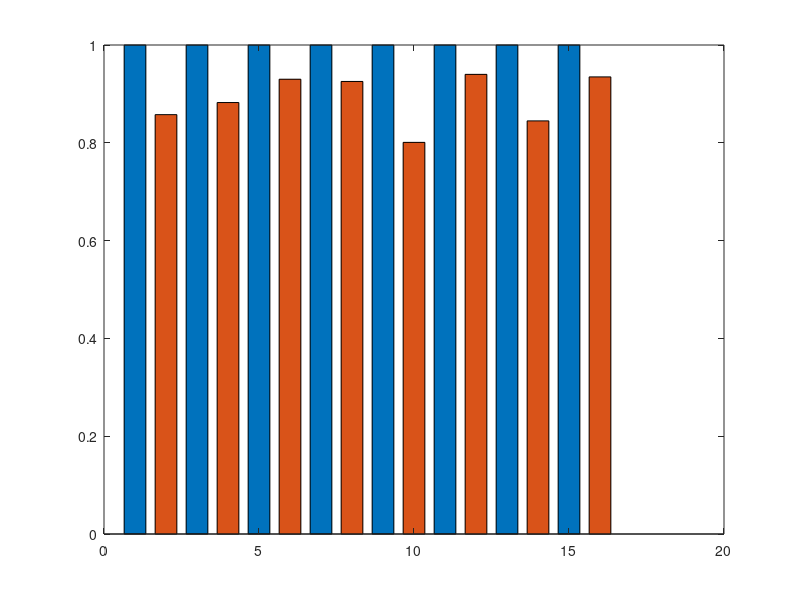

MATLAB code for this plot: (Note: this script raises an error after producing the figure.)
figure

current_r1 = [7.0108 0 8.5 0 4.7956 0 5.6912 0 5.5685 0 3.9318 0 5.8 0 9.2 0];
current_r2 = [0 6.0124/7.0108 0 7.5/8.5 0 4.46/4.7956 0 5.2670/5.6912 0 4.4597/5.5685 0 3.6957/3.9318 0 4.9/5.8 0 8.6/9.2];
current_r1 = [1 0 1 0 1 0 1 0 1 0 1 0 1 0 1 0];


y= [current_r1' current_r2']



b = bar(y,0.7,'stacked');


b(1).FaceColor = [8 108 162]./255;
b(2).FaceColor = [194 24 24]./255;
yl = ylabel({'Max Residual Current(A)'});
set(yl,'fontsize',20,'Rotation',90);;
set(yl, 'fontname', 'Arial');

set(gca, 'fontsize', 16);
set(gca, 'linewidth',1);
grid on


legend('Before Power-aware Instruction Issue','After Power-aware Instruction Issue','Location','NorthWest');

axis([0.5 16.5 0 1.1])
set(gca,'xtick',2.5:2:18)
set(gca,'xticklabel',{'backprop','hotspot','lavaMD','pathfinder','streamcluster','kmeans','BFS','leukocyte'})
h = gca;
th=rotateticklabel(h, 15);